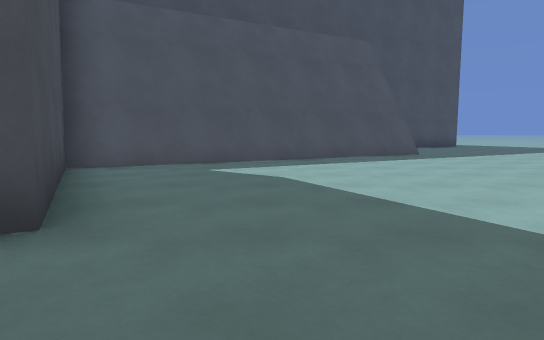
view 1 (above)

16 first-person views from a walk through a level from a Godot 3-D game. The camera is 1.2 m above the floor, tilts 6° down and sees 75° across. The floor is counted in squares, 2 m on a side. Each view is taken from the middle of a square. On the plan, view 1 faces up. The plan holds only what a view shows up to about 10 squares ahead; the rest is blank. The place goes on beyond the plan. Surface patterns are stand-ins for the level's own textures.

view 2
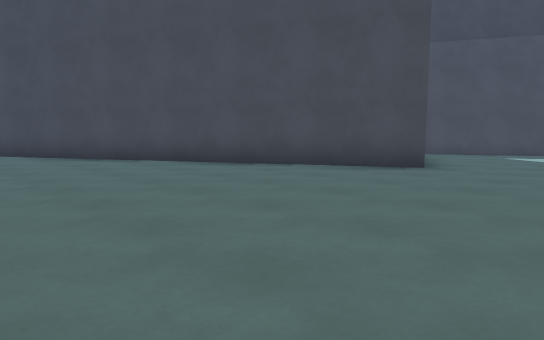

view 3
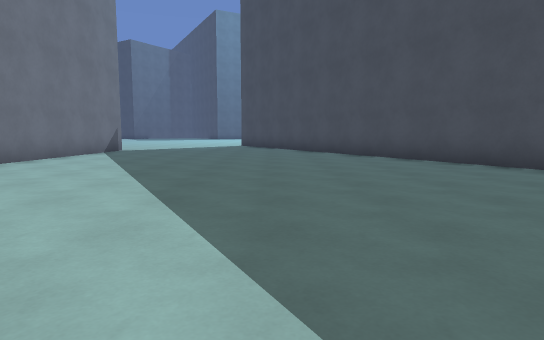

view 4
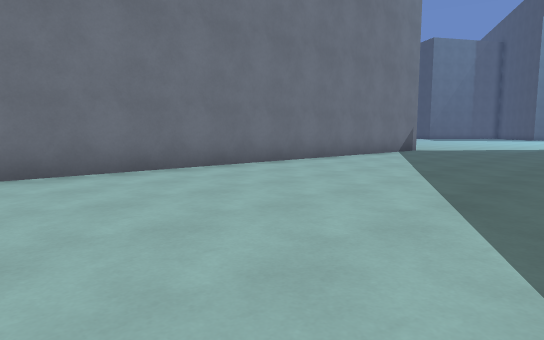

view 5
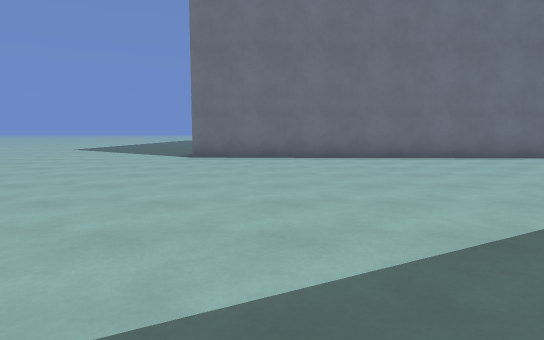

view 6
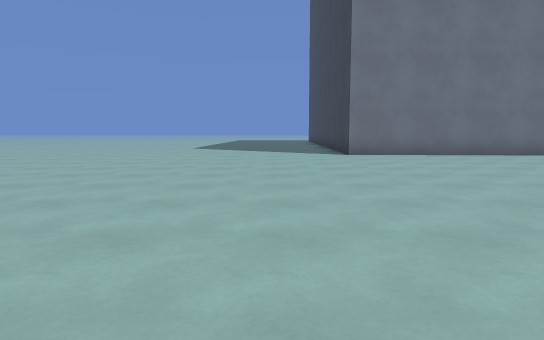

view 7
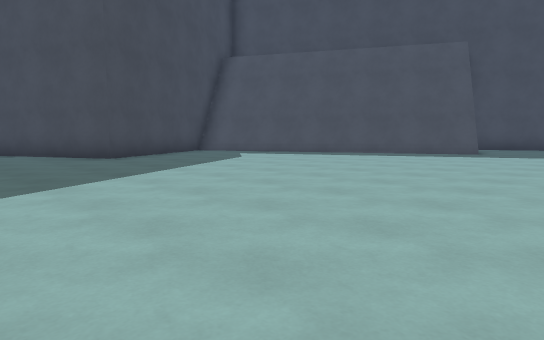

view 8
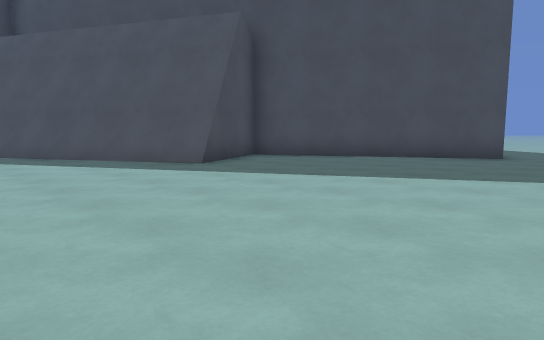

view 9
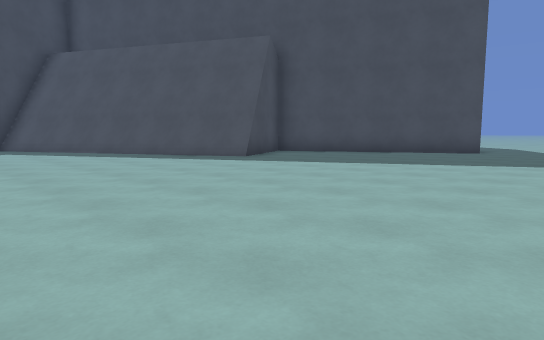

view 10
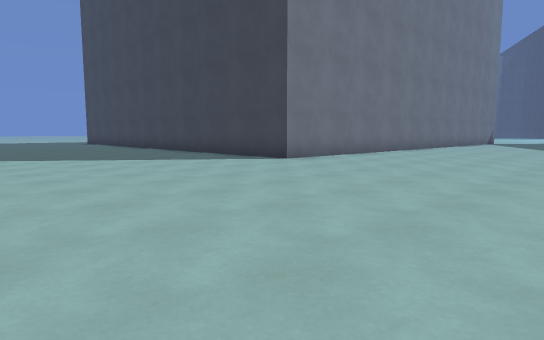

view 11
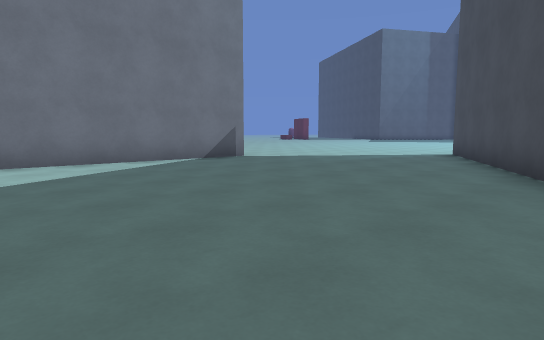

view 12
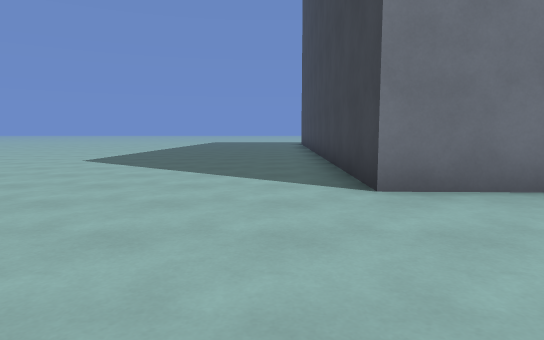

view 13
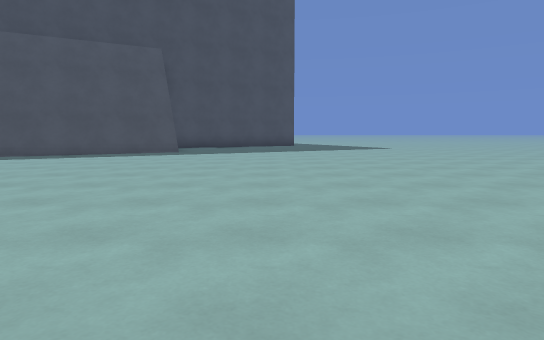

view 14
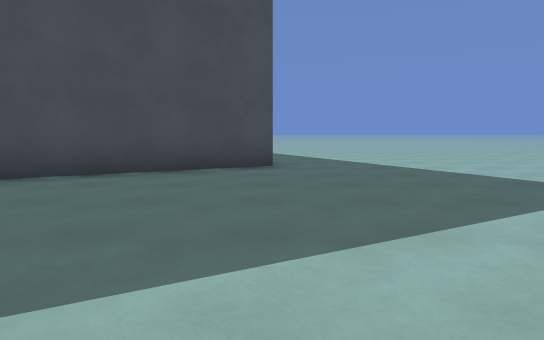

view 15
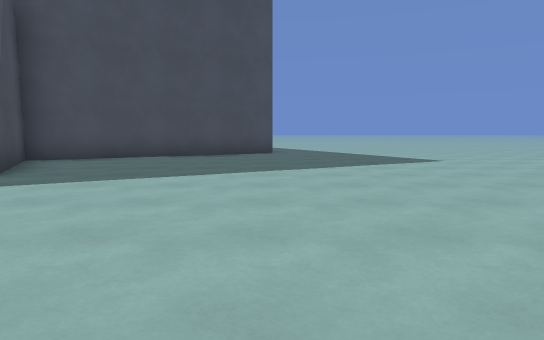

view 16
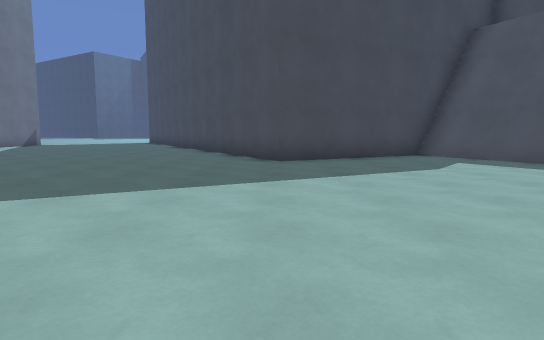

### Floor plan
Points are (right, up) in squares from view 1. A wall is a line through its corners. A room is listed if a view was taken in it or the views show most of it. See-through windows are left out.
Room 1 (views 1, 2, 3, 4, 5, 6, 7, 8, 9, 10, 11, 12, 13, 14, 15, 16)
walls: (-3.7, 6.3) (-1.4, 2.1) (-12.9, -4); (4, 10.3) (-3.3, 6.4); (-11.1, -9.1) (4.9, -9.6) (4.8, -13.5); (8, 15.5) (2.7, 12.6) (4, 10.1)
low walls: (4, 10.1) (-3.5, 6)
ways out: opening at (-12.8, -6.5)

Where each view was taken, in squares from view 1:
view 1: 0 up, 0 right, facing up
view 2: 4 down, 1 right, facing up-left
view 3: 4 down, 1 right, facing left
view 4: 4 down, 1 right, facing down-left
view 5: 1 down, 3 right, facing down
view 6: 0 up, 7 right, facing down
view 7: 1 down, 7 right, facing up-left
view 8: 6 up, 10 right, facing up-left
view 9: 4 up, 11 right, facing up-left
view 10: 4 down, 11 right, facing down-left
view 11: 2 down, 5 left, facing down-left
view 12: 6 down, 6 right, facing down
view 13: 1 down, 7 right, facing up
view 14: 9 up, 8 right, facing up
view 15: 5 up, 8 right, facing up
view 16: 2 up, 6 right, facing left
